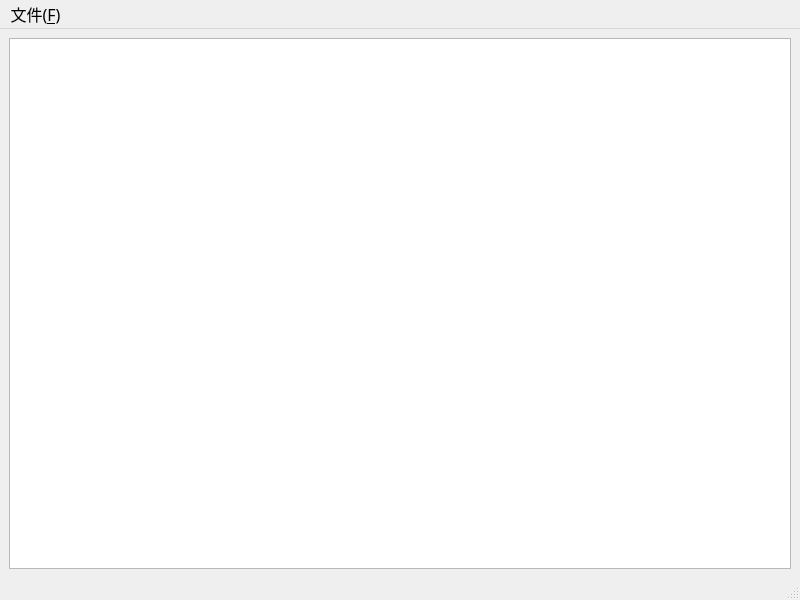
<?xml version="1.0" encoding="UTF-8"?>
<ui version="4.0">
 <class>MainWindow</class>
 <widget class="QMainWindow" name="MainWindow">
  <property name="geometry">
   <rect>
    <x>0</x>
    <y>0</y>
    <width>800</width>
    <height>600</height>
   </rect>
  </property>
  <property name="font">
   <font>
    <stylestrategy>PreferAntialias</stylestrategy>
   </font>
  </property>
  <property name="windowTitle">
   <string>MainWindow</string>
  </property>
  <widget class="QWidget" name="centralwidget">
   <property name="font">
    <font>
     <stylestrategy>PreferAntialias</stylestrategy>
    </font>
   </property>
   <layout class="QGridLayout" name="gridLayout">
    <item row="0" column="0">
     <widget class="QTextEdit" name="textEdit">
      <property name="font">
       <font>
        <family>苹方-简</family>
        <pointsize>14</pointsize>
        <stylestrategy>PreferAntialias</stylestrategy>
       </font>
      </property>
     </widget>
    </item>
   </layout>
  </widget>
  <widget class="QMenuBar" name="menubar">
   <property name="geometry">
    <rect>
     <x>0</x>
     <y>0</y>
     <width>800</width>
     <height>33</height>
    </rect>
   </property>
   <property name="font">
    <font>
     <family>苹方-简</family>
     <pointsize>12</pointsize>
     <stylestrategy>PreferAntialias</stylestrategy>
    </font>
   </property>
   <widget class="QMenu" name="menu_F">
    <property name="font">
     <font>
      <stylestrategy>PreferAntialias</stylestrategy>
     </font>
    </property>
    <property name="title">
     <string>文件(&amp;F)</string>
    </property>
    <addaction name="actionNew"/>
    <addaction name="actionOpen"/>
    <addaction name="actionClose"/>
    <addaction name="actionSave"/>
    <addaction name="actionSaveAs"/>
    <addaction name="actionExit"/>
    <addaction name="actionCancel"/>
    <addaction name="actionCut"/>
    <addaction name="actionCopy"/>
    <addaction name="actionPaste"/>
    <addaction name="actionFind"/>
    <addaction name="actionVersion"/>
   </widget>
   <addaction name="menu_F"/>
  </widget>
  <widget class="QStatusBar" name="statusbar">
   <property name="font">
    <font>
     <stylestrategy>PreferAntialias</stylestrategy>
    </font>
   </property>
  </widget>
  <action name="actionNew">
   <property name="icon">
    <iconset resource="res.qrc">
     <normaloff>:/image/image/新建.svg</normaloff>:/image/image/新建.svg</iconset>
   </property>
   <property name="text">
    <string>新建(&amp;N)</string>
   </property>
   <property name="font">
    <font>
     <family>苹方-简</family>
     <pointsize>12</pointsize>
     <stylestrategy>PreferAntialias</stylestrategy>
    </font>
   </property>
   <property name="shortcut">
    <string>Ctrl+N</string>
   </property>
  </action>
  <action name="actionOpen">
   <property name="icon">
    <iconset resource="res.qrc">
     <normaloff>:/image/image/打开.svg</normaloff>:/image/image/打开.svg</iconset>
   </property>
   <property name="text">
    <string>打开(&amp;O)</string>
   </property>
   <property name="font">
    <font>
     <family>苹方-简</family>
     <pointsize>12</pointsize>
     <stylestrategy>PreferAntialias</stylestrategy>
    </font>
   </property>
   <property name="shortcut">
    <string>Ctrl+O</string>
   </property>
  </action>
  <action name="actionClose">
   <property name="icon">
    <iconset resource="res.qrc">
     <normaloff>:/image/image/关闭.svg</normaloff>:/image/image/关闭.svg</iconset>
   </property>
   <property name="text">
    <string>关闭(&amp;C)</string>
   </property>
   <property name="font">
    <font>
     <family>苹方-简</family>
     <pointsize>12</pointsize>
     <stylestrategy>PreferAntialias</stylestrategy>
    </font>
   </property>
   <property name="shortcut">
    <string>Ctrl+W</string>
   </property>
  </action>
  <action name="actionSave">
   <property name="icon">
    <iconset resource="res.qrc">
     <normaloff>:/image/image/保存.svg</normaloff>:/image/image/保存.svg</iconset>
   </property>
   <property name="text">
    <string>保存(&amp;S)</string>
   </property>
   <property name="font">
    <font>
     <family>苹方-简</family>
     <pointsize>12</pointsize>
     <stylestrategy>PreferAntialias</stylestrategy>
    </font>
   </property>
   <property name="shortcut">
    <string>Ctrl+S</string>
   </property>
  </action>
  <action name="actionSaveAs">
   <property name="icon">
    <iconset resource="res.qrc">
     <normaloff>:/image/image/另存为.svg</normaloff>:/image/image/另存为.svg</iconset>
   </property>
   <property name="text">
    <string>另存为(&amp;A)</string>
   </property>
   <property name="font">
    <font>
     <family>苹方-简</family>
     <pointsize>12</pointsize>
     <stylestrategy>PreferAntialias</stylestrategy>
    </font>
   </property>
   <property name="shortcut">
    <string>Ctrl+Shift+S</string>
   </property>
  </action>
  <action name="actionExit">
   <property name="icon">
    <iconset resource="res.qrc">
     <normaloff>:/image/image/退出.svg</normaloff>:/image/image/退出.svg</iconset>
   </property>
   <property name="text">
    <string>退出(&amp;X)</string>
   </property>
   <property name="font">
    <font>
     <family>苹方-简</family>
     <pointsize>12</pointsize>
     <stylestrategy>PreferAntialias</stylestrategy>
    </font>
   </property>
   <property name="shortcut">
    <string>Ctrl+Q</string>
   </property>
  </action>
  <action name="actionCancel">
   <property name="icon">
    <iconset resource="res.qrc">
     <normaloff>:/image/image/撤销.svg</normaloff>:/image/image/撤销.svg</iconset>
   </property>
   <property name="text">
    <string>撤销(&amp;Z)</string>
   </property>
   <property name="font">
    <font>
     <family>苹方-简</family>
     <pointsize>12</pointsize>
     <stylestrategy>PreferAntialias</stylestrategy>
    </font>
   </property>
   <property name="shortcut">
    <string>Ctrl+Z</string>
   </property>
  </action>
  <action name="actionCut">
   <property name="icon">
    <iconset resource="res.qrc">
     <normaloff>:/image/image/剪切.svg</normaloff>:/image/image/剪切.svg</iconset>
   </property>
   <property name="text">
    <string>剪切(&amp;X)</string>
   </property>
   <property name="font">
    <font>
     <family>苹方-简</family>
     <pointsize>12</pointsize>
     <stylestrategy>PreferAntialias</stylestrategy>
    </font>
   </property>
   <property name="shortcut">
    <string>Ctrl+X</string>
   </property>
  </action>
  <action name="actionCopy">
   <property name="icon">
    <iconset resource="res.qrc">
     <normaloff>:/image/image/复制.svg</normaloff>:/image/image/复制.svg</iconset>
   </property>
   <property name="text">
    <string>复制(&amp;C)</string>
   </property>
   <property name="font">
    <font>
     <family>苹方-简</family>
     <pointsize>12</pointsize>
     <stylestrategy>PreferAntialias</stylestrategy>
    </font>
   </property>
   <property name="shortcut">
    <string>Ctrl+C</string>
   </property>
  </action>
  <action name="actionPaste">
   <property name="icon">
    <iconset resource="res.qrc">
     <normaloff>:/image/image/粘贴.svg</normaloff>:/image/image/粘贴.svg</iconset>
   </property>
   <property name="text">
    <string>粘贴(&amp;V)</string>
   </property>
   <property name="font">
    <font>
     <family>苹方-简</family>
     <pointsize>12</pointsize>
     <stylestrategy>PreferAntialias</stylestrategy>
    </font>
   </property>
   <property name="shortcut">
    <string>Ctrl+V</string>
   </property>
  </action>
  <action name="actionFind">
   <property name="icon">
    <iconset resource="res.qrc">
     <normaloff>:/image/image/查找.svg</normaloff>:/image/image/查找.svg</iconset>
   </property>
   <property name="text">
    <string>查找(&amp;F)</string>
   </property>
   <property name="font">
    <font>
     <family>苹方-简</family>
     <pointsize>12</pointsize>
     <stylestrategy>PreferAntialias</stylestrategy>
    </font>
   </property>
   <property name="shortcut">
    <string>Ctrl+F</string>
   </property>
  </action>
  <action name="actionVersion">
   <property name="icon">
    <iconset resource="res.qrc">
     <normaloff>:/image/image/版本说明.svg</normaloff>:/image/image/版本说明.svg</iconset>
   </property>
   <property name="text">
    <string>版本说明</string>
   </property>
   <property name="font">
    <font>
     <family>苹方-简</family>
     <pointsize>12</pointsize>
     <stylestrategy>PreferAntialias</stylestrategy>
    </font>
   </property>
   <property name="shortcut">
    <string>Ctrl+H</string>
   </property>
  </action>
 </widget>
 <resources>
  <include location="res.qrc"/>
 </resources>
 <connections/>
</ui>
